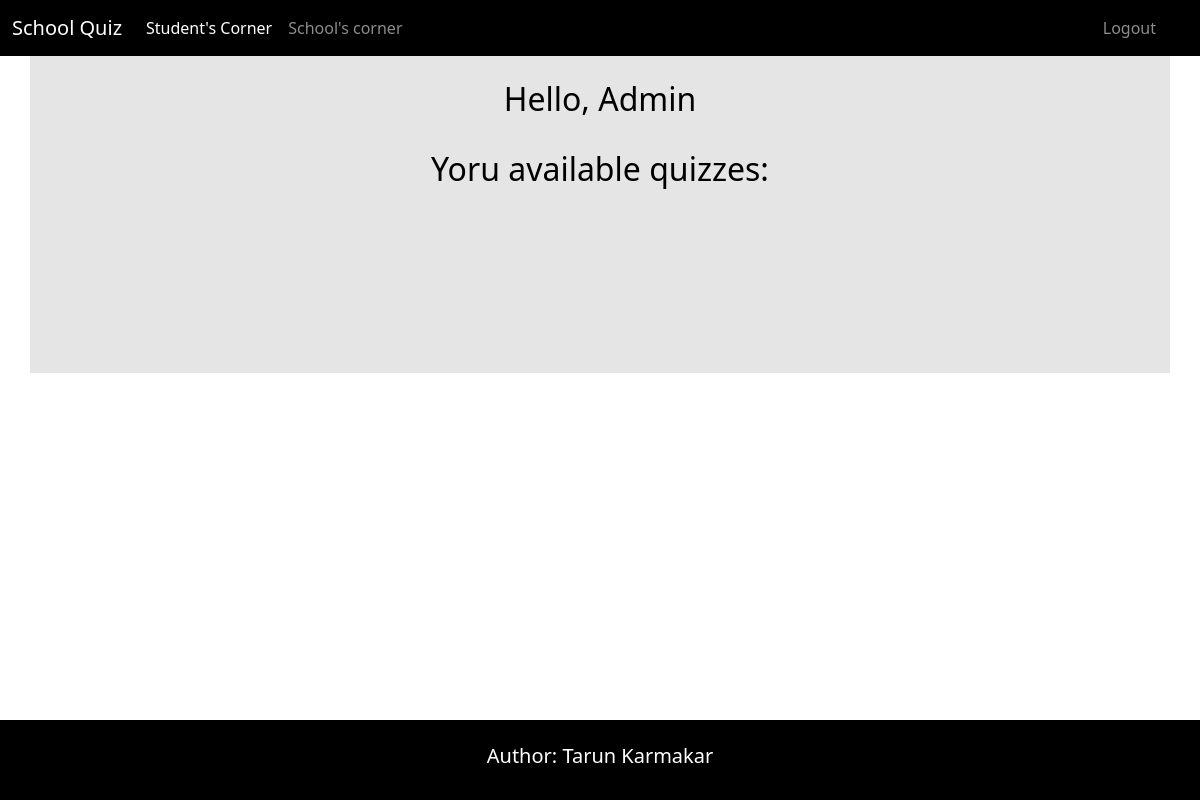
The app's page / (signed in), older data.
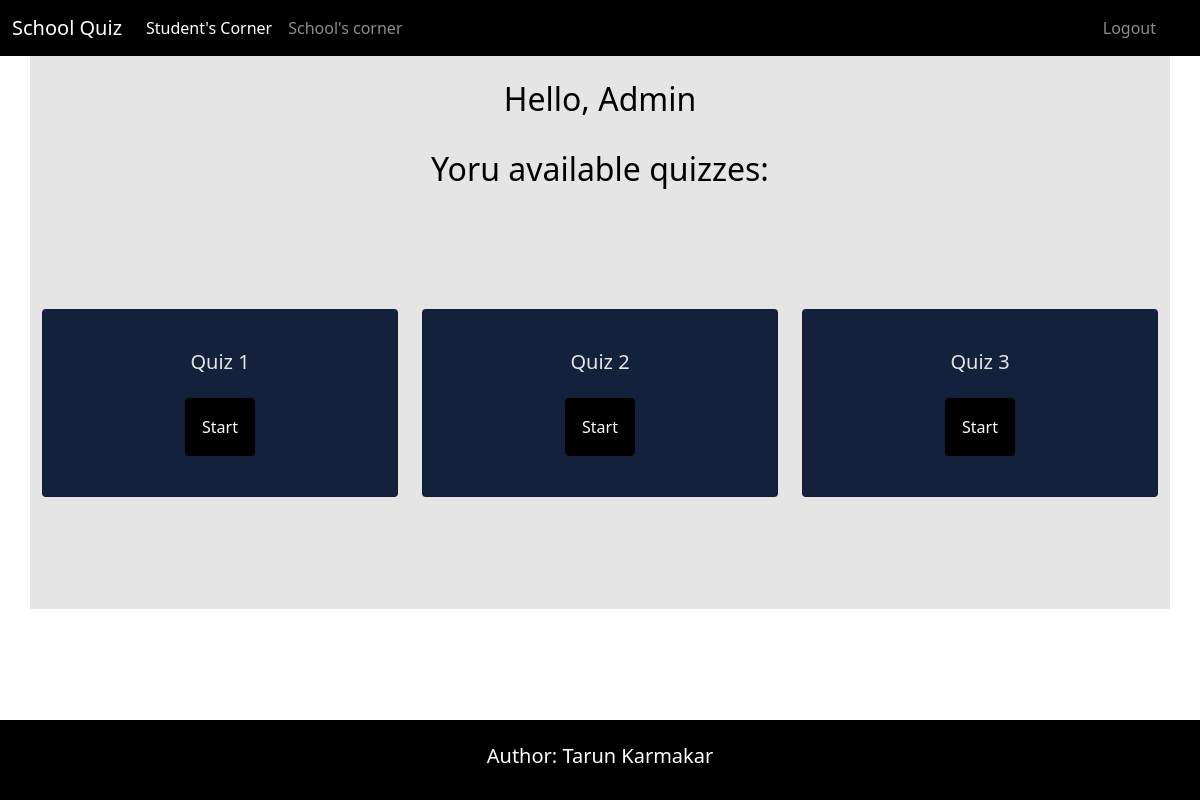
The same page, newer data.
### quiz/models.py (models this page shows, shortened)
class Quiz(models.Model):
    title = models.CharField('Title', max_length=100, unique=True)
    category = models.CharField('Category', max_length=100, blank=True, null=True)
    class Meta:
        verbose_name = 'Create a Quiz'
        verbose_name_plural = 'Create a Quiz'

### core/views.py (the view)
# urls.py: path('', views.index, name = 'index'),
@login_required(login_url='accounts:loginUser')
def index(request):
    quizzes = Quiz.objects.all()
    context ={
        'quizzes':quizzes
    }
    return render(request, "core/index.html", context)

### core/templates/core/index.html (shortened to what this page needs)
{% extends 'base.html' %} {% load static %} {% block content%}
<section class="quizzes">
  <div class="container bg-alpha-light pt-4 pb-4">
    <h2 class="text-center text-alpha heading">Hello, {{request.user.first_name}}</h2>
    <h2 class="text-center text-alpha content">Yoru available quizzes:</h2>
    <div class="quiz-cards">
      <div class="row justify-content-center">
        {% for quiz in quizzes %}
        <div class="col-sm-4 my-4">
          <div class="card bg-beta text-alpha-light">
            <div class="card-body d-flex flex-column justify-content-center align-items-center">
              <h5 class="card-title">{{quiz.title}}</h5>
              <a href="{% url 'quiz:display_quiz' quiz.title 1 %}" class=" start_quiz btn btn-primary btn-alpha text-beta-light p-3">Start</a>
            </div>
          </div>
        </div>
        {% endfor %}
      </div>
    </div>
  </div>
</section>
{% endblock content %}

### templates/base.html (shortened to what this page needs)
{% load static %}
<!DOCTYPE html>
<html lang="en">
  <head>
    {% include 'includes/head.html' %}
  </head>
  <body>
    {% include 'includes/navbar.html' %}
    <main>
      {% block content%}
      {% endblock content %}
    </main>
    {% include 'includes/footer.html' %}
  </body>
</html>

### templates/includes/head.html (shortened to what this page needs)
{% load static %}
<link
    href="https://cdn.jsdelivr.net/npm/bootstrap@5.0.0-beta1/dist/css/bootstrap.min.css"
    rel="stylesheet"
/>
<link rel="stylesheet" href="{% static 'css/main.css' %}">

### templates/includes/navbar.html (shortened to what this page needs)
<nav class="navbar navbar-expand-lg navbar-dark bg-alpha">
    <div class="container-fluid">
        <a class="navbar-brand" href="{% url 'core:index' %}">School Quiz</a>
        <div class="collapse navbar-collapse" id="navbarSupportedContent">
        <ul class="navbar-nav mb-2 mb-lg-0">
            <li class="nav-item">
                {% url 'core:index' as index %}
            <a class="nav-link {% if request.get_full_path == index %}active{% endif %}" href="{{index}}"
                >Student's Corner</a
            >
            </li>
            <li class="nav-item">
                {% url 'quiz:create_quiz' as create_quiz %}
            <a class="nav-link {% if request.get_full_path == create_quiz %}active{% endif %} " href="{{create_quiz}}">School's corner</a>
            </li>
        </ul>
        {% if user.is_authenticated %}
        <ul class="navbar-nav ms-auto me-4 mb-2 mb-lg-0" >
            <li class="nav-item">
                <a class="nav-link" href="{% url 'accounts:logoutUser' %}">Logout</a>
            </li>
        </ul>
        {% endif %}
        </div>
    </div>
    </nav>

### templates/includes/footer.html
<footer>
    <div class=" bg-alpha pt-4 pb-4 text-center text-beta-light">
        <h5>Author: Tarun Karmakar</h5>
    </div>
</footer>

### templates/includes/scripts.html (shortened to what this page needs)
{% load static %}

### school_quiz_proj/static/css/main.css (style rules this page uses)
.bg-alpha { background-color:#000 }
.text-alpha { color:#000 }
.btn-alpha { background-color:#000;border-color:#000;-webkit-transform:scale(1);transform:scale(1);-webkit-transition:-webkit-transform 0.2s ease-out;transition:-webkit-transform 0.2s ease-out;transition:transform 0.2s ease-out;transition:transform 0.2s ease-out, -webkit-transform 0.2s ease-out }
.bg-beta { background-color:#14213D }
.bg-alpha-light { background-color:#E5E5E5 }
.text-alpha-light { color:#E5E5E5 }
.text-beta-light { color:#fff }
.quizzes .content { margin:2rem 0 }
.quizzes .quiz-cards { padding:4rem 0 }
.quizzes .quiz-cards .card { padding:1.5rem }
footer { position:fixed;width:100%;bottom:0 }

Row changes from the older to the newer data that the page shows:
added Quiz: title "Quiz 1"
added Quiz: title "Quiz 2"
added Quiz: title "Quiz 3"
